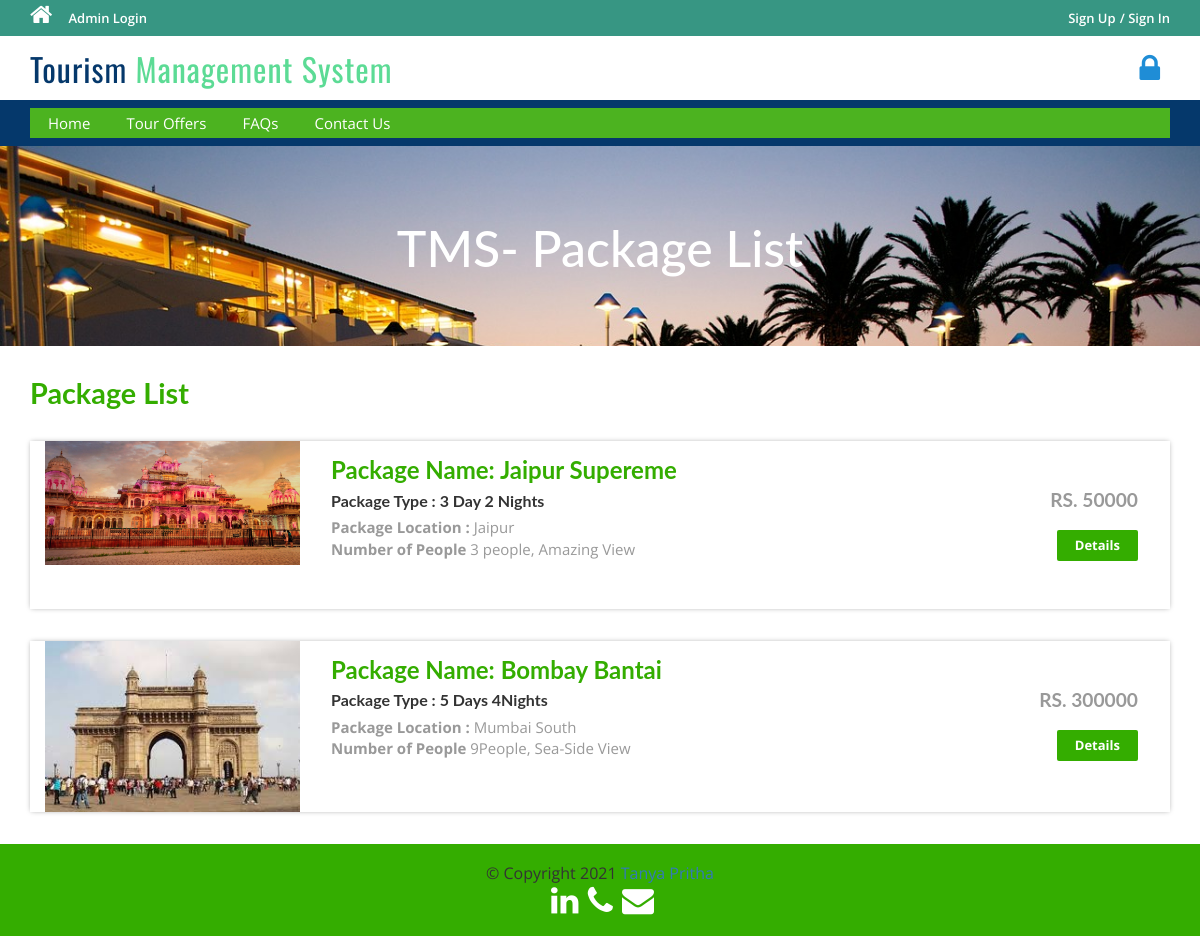
The app's page /package-list.php with its own data.
### tables this page shows
CREATE TABLE `tbltourpackages` (
  `PackageName` varchar(50) NOT NULL,
  `PackageType` varchar(50) NOT NULL,
  `PackageLocation` varchar(50) NOT NULL,
  `PackageFetures` varchar(100) NOT NULL,
  `PackagePrice` int(6) NOT NULL,
  `PackageId` int(100) NOT NULL,
  `PackageImage` varchar(50) NOT NULL
);

### package-list.php (the view, shortened to what this page needs)
<?php
include('includes/config.php');
?>
<!DOCTYPE HTML>
<html>
<head>
<link href="css/bootstrap.css" rel='stylesheet' type='text/css' />
<link href="css/style.css" rel='stylesheet' type='text/css' />
<link href="css/font-awesome.css" rel="stylesheet">
<link href="css/animate.css" rel="stylesheet" type="text/css" media="all">
</head>
<body>
<?php include('includes/header.php');?>
<div class="banner-3">
	<div class="container">
		<h1 class="wow zoomIn " data-wow-delay=".5s" style="visibility: visible; animation-delay: 0.5s; animation-name: zoomIn;"> TMS- Package List</h1>
	</div>
</div>
<div class="rooms">
	<div class="container">
		<div class="room-bottom">
			<h3>Package List</h3>
<?php $sql = "SELECT * from tbltourpackages";
$query = $dbh->prepare($sql);
$query->execute();
$results=$query->fetchAll(PDO::FETCH_OBJ);
if($query->rowCount() > 0)
{
foreach($results as $result)
{	?>
			<div class="rom-btm">
				<div class="col-md-3 room-left" data-wow-delay=".5s">
					<img src="admin/pacakgeimages/<?php echo htmlentities($result->PackageImage);?>" class="img-responsive" alt="">
				</div>
				<div class="col-md-6 room-midle" data-wow-delay=".5s">
					<h4>Package Name: <?php echo htmlentities($result->PackageName);?></h4>
					<h6>Package Type : <?php echo htmlentities($result->PackageType);?></h6>
					<p><b>Package Location :</b> <?php echo htmlentities($result->PackageLocation);?></p>
					<p><b>Number of People</b> <?php echo htmlentities($result->PackageFetures);?></p>
				</div>
				<div class="col-md-3 room-right wow fadeInRight animated" data-wow-delay=".5s">
					<h5>RS. <?php echo htmlentities($result->PackagePrice);?></h5>
					<a href="package-details.php?pkgid=<?php echo htmlentities($result->PackageId);?>" class="view">Details</a>
				</div>
				<div class="clearfix"></div>
			</div>
<?php }} ?>
		</div>
	</div>
</div>
<?php include('includes/footer.php');?>
</body>
</html>

### css/style.css (style rules this page uses)
html, body { font-size: 100%; background: #fff; font-family: 'Open Sans', sans-serif; }
body a,.grid_1,plan_1,plan_1.one,plan_1.two,i.icon1, i.icon2, i.icon3, i.icon4, i.icon5, i.icon6 { transition:0.5s all; -webkit-transition:0.5s all; -moz-transition:0.5s all; -o-transition:0.5s all; -ms-transition:0.5s all; }
h1,h2,h3,h4,h5,h6 { margin:0; font-family: 'Lato', sans-serif; }
p { margin:0; }
a.view { padding: 6px 18px; font-weight: 700; color: #fff; background-color: #34ad00; border: 0; font-size: 13px; border-radius: 2px; -webkit-transition: all .2s; -moz-transition: all .2s; transition: all .2s; margin-top: 20px; display: inline-block; }
.banner-3 { background: url(../images/6.jpg)no-repeat; background-size: cover; -webkit-background-size: cover; -o-background-size: cover; -ms-background-size: cover; -moz-background-size: cover; min-height:200px; }
.banner-3 h1 { font-size: 50px; margin-bottom: 40px; padding: 1.5em 0 0; text-align: center; color: #fff; }
.rom-btm { margin-top: 2em; box-shadow: 0px 0px 5px -1px rgba(0, 0, 0, 0.37); }
.room-bottom h3 { font-size: 1.8em; font-weight: 700; color: #34ad00; }
.room-bottom { padding: 2em 0; }
.rom-btm h4 { font-size: 1.5em; font-weight: 700; color: #34ad00; }
.rom-btm p { font-size: 15px; color: #999; }
.rom-btm h6 { font-size: 1em; font-weight: 700; margin: 0.5em 0; }
.room-right { text-align: right; padding: 3em 2em; }
.room-midle { padding: 1em; }
.rom-btm h5 { font-size: 1.2em; font-weight: 700; color: #999; }

### records on screen
tbltourpackages: PackageImage (picture), PackageName "Jaipur Supereme", PackageType "3 Day 2 Nights", PackageLocation "Jaipur", PackageFetures "3 people, Amazing View", PackagePrice "50000"
tbltourpackages: PackageImage (picture), PackageName "Bombay Bantai", PackageType "5 Days 4Nights", PackageLocation "Mumbai South", PackageFetures "9People, Sea-Side View", PackagePrice "300000"
